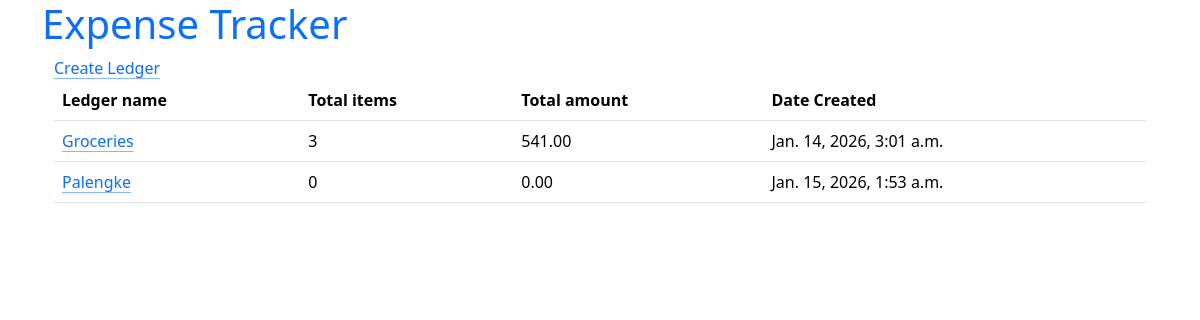
The app's page /expenses/ledgers/ with its own data.
### expenses/models.py (models this page shows, shortened)
class Ledger(models.Model):
    name = models.CharField(max_length=100)
    created_at = models.DateTimeField(auto_now_add=True, null=True)

### expenses/views.py (the view)
# urls.py: path("ledgers/", LedgerListView.as_view(), name="ledgers"),
class LedgerListView(ListView):
    model = Ledger
    def get_queryset(self):
        return Ledger.objects.annotate(
            total_items=Count("items"),
            total_amt=Sum(
                F("items__qty") * F("items__price"),
                output_field=DecimalField(max_digits=12, decimal_places=2),
            ),  # double underscore is a lookup separator
        )

### expenses/templates/expenses/ledger_list.html
{% extends 'expenses/base.html' %} {% block content %}
<a href="{% url 'expenses:ledger_create' %}" class="link-offset-2 link-underline link-underline-opacity-50">Create Ledger</a>
<table class="table">
  <thead>
    <tr>
      <th>Ledger name</th>
      <th>Total items</th>
      <th>Total amount</th>
      <th>Date Created</th>
    </tr>
  </thead>
  <tbody>
  {% for ledger in ledger_list %}
    <tr>
      <td>
        <a href="{% url 'expenses:ledger_detail' ledger.id  %}"class="link-offset-2 link-underline link-underline-opacity-50">{{ ledger.name }}</a>
      </td>
      <td>{{ledger.total_items|default:0}}</td>
      <td>{{ ledger.total_amt|default:0|floatformat:2 }}</td>
      <td>{{ledger.created_at}}</td>
    </tr>
  {% endfor %}
  </tbody>
</table>
{% endblock %}

### records on screen
Ledger: name "Groceries", total_items "3", total_amt "541.00", created_at "Jan. 14, 2026, 3:01 a.m."
Ledger: name "Palengke", total_items "0", total_amt "0.00", created_at "Jan. 15, 2026, 1:53 a.m."
